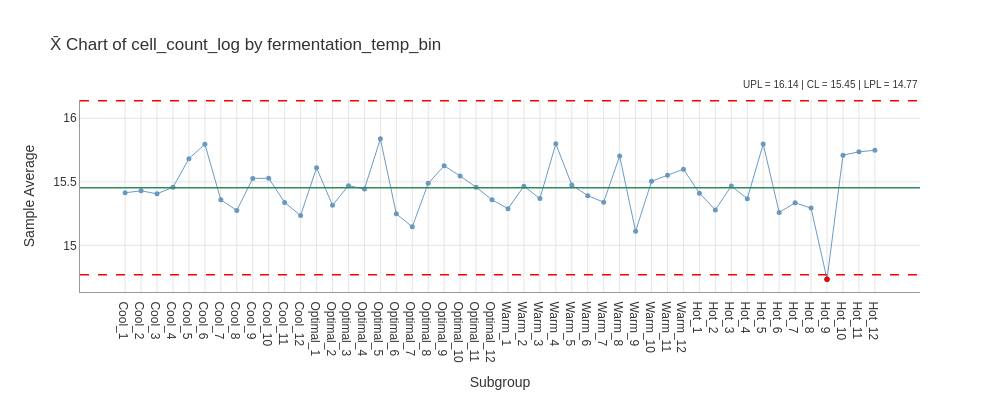

Write notebook code for a chart like this one.
### Markdown cell above
The binned factor charts in **zone order** (Cool → Hot), not alphabetically — the ordered
categorical is preserved end to end.

### Code cell
study.execute(chart='Xbar').plot()

### Figure 1 — Plotly figure (JSON) as saved in the notebook; plotly's stock layout.template omitted (floating-point values rounded to 4 significant figures)
{"data": [{"hovertemplate": "%{x}<br>%{y:.3f}<extra></extra>", "line": {"color": "steelblue", "width": 1.0}, "marker": {"color": "steelblue", "size": 5}, "mode": "lines+markers", "name": "Xbar", "opacity": 0.8, "type": "scatter", "x": ["Cool_1", "Cool_2", "Cool_3", "Cool_4", "Cool_5", "Cool_6", "Cool_7", "Cool_8", "Cool_9", "Cool_10", "Cool_11", "Cool_12", "Optimal_1", "Optimal_2", "Optimal_3", "Optimal_4", "Optimal_5", "Optimal_6", "Optimal_7", "Optimal_8", "Optimal_9", "Optimal_10", "Optimal_11", "Optimal_12", "Warm_1", "Warm_2", "Warm_3", "Warm_4", "Warm_5", "Warm_6", "Warm_7", "Warm_8", "Warm_9", "Warm_10", "Warm_11", "Warm_12", "Hot_1", "Hot_2", "Hot_3", "Hot_4", "Hot_5", "Hot_6", "Hot_7", "Hot_8", "Hot_9", "Hot_10", "Hot_11", "Hot_12"], "y": [15.41, 15.43, 15.41, 15.46, 15.68, 15.8, 15.36, 15.28, 15.53, 15.53, 15.34, 15.23, 15.61, 15.31, 15.47, 15.44, 15.84, 15.25, 15.15, 15.49, 15.63, 15.55, 15.46, 15.36, 15.29, 15.47, 15.37, 15.8, 15.47, 15.39, 15.34, 15.7, 15.11, 15.5, 15.55, 15.6, 15.41, 15.28, 15.47, 15.37, 15.8, 15.26, 15.34, 15.29, 14.73, 15.71, 15.74, 15.75]}, {"hovertemplate": "Beyond Limits<br>%{x}<br>%{y:.3f}<extra></extra>", "marker": {"color": "red", "line": {"color": "darkred", "width": 0.5}, "size": 5, "symbol": "circle"}, "mode": "markers", "name": "Beyond Limits", "showlegend": false, "type": "scatter", "x": ["Hot_9"], "y": [14.73]}], "layout": {"annotations": [{"bgcolor": "rgba(255,255,255,0.7)", "font": {"color": "#333333", "size": 10}, "showarrow": false, "text": "UPL = 16.14 | CL = 15.45 | LPL = 14.77", "x": 1.0, "xanchor": "right", "xref": "paper", "y": 1.04, "yanchor": "bottom", "yref": "paper"}], "font": {"color": "#333333", "family": "Arial, sans-serif", "size": 12}, "height": 400, "hovermode": "x unified", "margin": {"b": 80}, "paper_bgcolor": "white", "plot_bgcolor": "white", "shapes": [{"line": {"color": "red", "dash": "dash", "width": 1.5}, "type": "line", "x0": 0, "x1": 1, "xref": "x domain", "y0": 16.14, "y1": 16.14}, {"line": {"color": "red", "dash": "dash", "width": 1.5}, "type": "line", "x0": 0, "x1": 1, "xref": "x domain", "y0": 14.77, "y1": 14.77}, {"line": {"color": "#2E8B57", "dash": "solid", "width": 1.5}, "type": "line", "x0": 0, "x1": 1, "xref": "x domain", "y0": 15.45, "y1": 15.45}], "showlegend": false, "title": {"text": "X̄ Chart of cell_count_log by fermentation_temp_bin"}, "width": 1000, "xaxis": {"automargin": true, "gridcolor": "#E5E5E5", "gridwidth": 1.0, "linecolor": "#999999", "linewidth": 1.0, "showgrid": true, "showline": true, "title": {"text": "Subgroup"}, "type": "category"}, "yaxis": {"gridcolor": "#E5E5E5", "gridwidth": 1.0, "linecolor": "#999999", "linewidth": 1.0, "showgrid": true, "showline": true, "title": {"text": "Sample Average"}, "zeroline": false}}}
